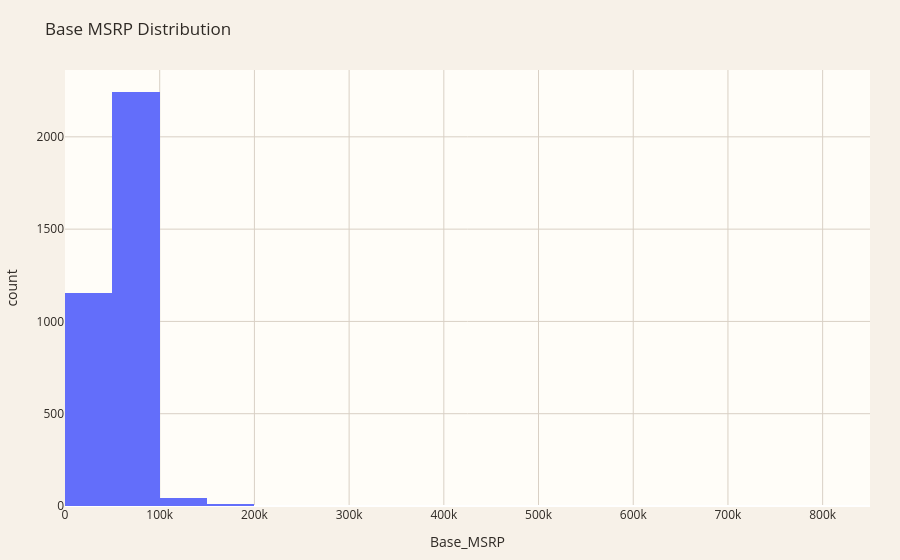

Here is the notebook cell this chart was saved with:
### Markdown cell above
## 34. Chart — MSRP Distribution

### Code cell
if PLOTLY_AVAILABLE:
    positive_msrp = df[df["Base_MSRP"] > 0]

    fig = px.histogram(
        positive_msrp,
        x="Base_MSRP",
        nbins=40,
        title="Base MSRP Distribution"
    )

    fig = apply_theme(fig)
    fig.show()

### Figure 1 — Plotly figure (JSON) as saved in the notebook; plotly's stock layout.template omitted (floating-point values rounded to 4 significant figures; data arrays with more than 128 entries replaced by an {"elided": "..."} marker saying what was removed)
{"data": [{"bingroup": "x", "hovertemplate": "Base_MSRP=%{x}<br>count=%{y}<extra></extra>", "legendgroup": "", "marker": {"color": "#636efa", "pattern": {"shape": ""}}, "name": "", "nbinsx": 40, "orientation": "v", "showlegend": false, "type": "histogram", "x": {"elided": "3455 int values"}, "xaxis": "x", "yaxis": "y"}], "layout": {"barmode": "relative", "font": {"color": "#2F2A25"}, "hovermode": "x unified", "legend": {"tracegroupgap": 0}, "margin": {"b": 50, "l": 50, "r": 30, "t": 70}, "paper_bgcolor": "#F7F1E8", "plot_bgcolor": "#FFFDF8", "title": {"text": "Base MSRP Distribution"}, "xaxis": {"anchor": "y", "domain": [0, 1], "gridcolor": "#D9D0C5", "showgrid": true, "title": {"text": "Base_MSRP"}}, "yaxis": {"anchor": "x", "domain": [0, 1], "gridcolor": "#D9D0C5", "showgrid": true, "title": {"text": "count"}}}}
